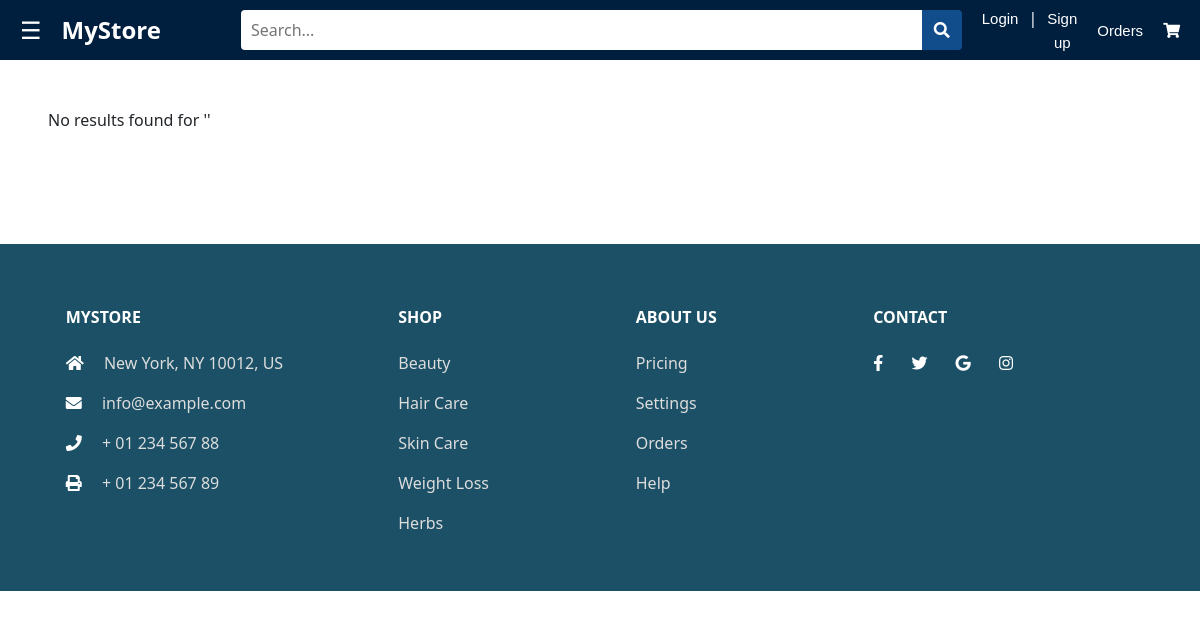
Page /custom_search/ on the committed database.
### shop/models.py (models this page shows, shortened)
class Category(models.Model):
    name = models.CharField(max_length=100, unique=True)
    image = models.ImageField(upload_to='products/', default='products/default.jpg')

### shop/views.py (the view)
# urls.py: path('custom_search/', views.custom_search, name='custom_search'),
def custom_search(request):
    query = request.GET.get('form', '')  # Get the search query from the "formm" input field
    results = []
    if query:
        results = Product.objects.filter(Q(name__icontains=query) | Q(category__name__icontains=query))
    return render(request, 'shop/search_results.html', {'query': query, 'results': results})

### shop/context_processors.py (called while the page is built)
def categories(request):
    from .models import Category
    categories = Category.objects.all()
    return {'categories': categories}

### shop/templates/shop/search_results.html (shortened to what this page needs)
{% extends 'shop/base.html' %}
{% block content %}
<html lang="en">
<head>
</head>
<body>
{% if results %}
<div class="container mt-5 mb-5">
    <h5 class="mb-5 mt-4">Search Results for '{{ query }}'</h5>
    <div class="row">
        {% for product in results %}
        <div class="col-md-3">
            <div class="card mb-3 " style="width: 15rem; text-wrap: wrap; white-space-collapse: collapse;">
                <a href="{% url 'product_detail' slug=product.slug %}" >
                <img src="{{ product.image.url }}" alt="{{ product.name }}" class="card-img-top"
                     style="height: 200px; ">
                <div class="card-body">
                    <p class="card-text mb-1">Some quick example text that is bold...</p>
                    <p class="card-text"> ${{ product.price }}</p>
                </div>
                </a>
            </div>
        </div>
        {% endfor %}
    </div>
</div>
{% else %}
<div class="col p-5">
    <p>No results found for '{{query}}'</p>
</div>
{% endif %}
{% endblock %}

### shop/templates/shop/base.html (shortened to what this page needs)
<!DOCTYPE html>
<html lang="en">
<head>
    {% load static %}
    <link href="https://cdn.jsdelivr.net/npm/bootstrap-icons/font/bootstrap-icons.css" rel="stylesheet">
    <link rel="stylesheet" href="https://cdnjs.cloudflare.com/ajax/libs/font-awesome/5.15.3/css/all.min.css">
    <link href="https://cdn.jsdelivr.net/npm/bootstrap@5.3.2/dist/css/bootstrap.min.css" rel="stylesheet">
    <link rel="stylesheet" type="text/css" href="{% static 'shop/css/index.css' %}">
</head>
<body>
    <header class="header">
        <div>
            <span class="menu-icon" onclick="openNav()">&#9776;</span>
        </div>
        <a href="{% url 'index' %}" class="logo">MyStore</a>
        <form action="{% url 'custom_search' %}" class="search-bar">
            <input type="text" class="search-input" name="form" placeholder="Search..." required>
            <button type="submit" class="search-button"><i class="fa fa-search"></i></button>
        </form>
        {% if user.is_authenticated %}
        <ul class="navbar-nav ml-auto">
            <li class="nav-item dropdown">
                <a class="nav-link dropdown-toggle" href="#" id="navbarDropdown" role="button" data-bs-toggle="dropdown" aria-expanded="false">
                    Hello, {{ user.first_name }}
                </a>
                <div class="dropdown-menu" aria-labelledby="navbarDropdown">
                    <a class="dropdown-item" href="{% url 'orders-history' %}">Order History</a>
                    <a class="dropdown-item" href="{% url 'logout' %}">Logout</a>
                </div>
            </li>
        </ul>
        {% else %}
        <ul class="header-links">
            <li><a href="{% url 'login' %}">Login</a></li>
            <li>|</li>
            <li><a style="margin-left:0px;" href="{% url 'register' %}">Sign up</a></li>
        </ul>
        {% endif %}
        <ul class="header-links">
            <li><a href="{% url 'orders-history' %}">Orders</a></li>
            <li><a href="{% url 'cart_view' %}"><i class="fas fa-shopping-cart"></i></a></li>
        </ul>
    </header>
    <main>
        {% block content %}
        {% endblock content %}
    </main>
    <footer class="text-center text-lg-start text-muted mt-5">
        <section class="text-color p-3 nd">
            <div class="container text-center text-md-start mt-5">
                <div class="row mt-3">
                    <div class="col-md-4 col-lg-3 col-xl-3 mx-auto mb-md-0 mb-4">
                        <h6 class="text-uppercase fw-bold mb-4">MyStore</h6>
                        <p><i class="fas fa-home me-3"></i> New York, NY 10012, US</p>
                        <p><i class="fas fa-envelope me-3"></i> info@example.com</p>
                        <p><i class="fas fa-phone me-3"></i> + 01 234 567 88</p>
                        <p><i class="fas fa-print me-3"></i> + 01 234 567 89</p>
                    </div>
                    <div class="col-md-2 col-lg-2 col-xl-2 mx-auto mb-4">
                        <h6 class="text-uppercase fw-bold mb-4">Shop</h6>
                        {% for category in categories %}
                        <p><a href="#!" class="text-reset">{{ category.name }}</a></p>
                        {% endfor %}
                    </div>
                    <div class="col-md-3 col-lg-2 col-xl-2 mx-auto mb-4">
                        <h6 class="text-uppercase fw-bold mb-4">About Us</h6>
                        <p><a href="#!" class="text-reset">Pricing</a></p>
                        <p><a href="#!" class="text-reset">Settings</a></p>
                        <p><a href="#!" class="text-reset">Orders</a></p>
                        <p><a href="#!" class="text-reset">Help</a></p>
                    </div>
                    <div class="col-md-3 col-lg-4 col-xl-3 mx-auto mb-4">
                        <h6 class="text-uppercase fw-bold mb-4">Contact</h6>
                        <a href="" class="me-4 text-reset"><i class="fab fa-facebook-f"></i></a>
                        <a href="" class="me-4 text-reset"><i class="fab fa-twitter"></i></a>
                        <a href="" class="me-4 text-reset"><i class="fab fa-google"></i></a>
                        <a href="" class="me-4 text-reset"><i class="fab fa-instagram"></i></a>
                    </div>
                </div>
            </div>
        </section>
    </footer>
</body>
</html>

### shop/static/shop/css/index.css (style rules this page uses)
body { margin: 0; padding: 0; }
.header { height: 60px; max-width: 100%; background-color: #001f3f; color: #fff; padding: 10px 20px; text-align: center; display: flex; justify-content: space-between; align-items: center; border: none; }
.header-links { list-style: none; padding: 0; margin: 0; display: flex; }
.header-links li { margin-left: 10px; }
.header-links a { color: #fff; text-decoration: none; margin-left: 10px; font-family: Arial, sans-serif; font-size: 15px; font-weight: 100; }
a { color: #fff; text-decoration: none; }
.search-bar { display: flex; justify-content: space-evenly; max-width: 770px; width: 100%; height: 40px; border-radius: 4px; margin-left: 60px; }
.search-button { background-color: #124d8b; padding-right: 12px; padding-left: 12px; border: none; border-top-right-radius: 4px; border-bottom-right-radius: 4px; cursor: pointer; }
.search-input { padding: 8px; border: none; outline: none; margin: 0; padding: 10px; width: 100%; margin-left: 20px; border-top-left-radius: 4px; border-bottom-left-radius: 4px; }
.logo { color: white; font-size: 24px; font-weight: bold; text-decoration: none; }
.menu-icon { font-size: 24px; margin-right: 20px; cursor: pointer; }
footer { width: 100%; background-color: #1b5066; color: white; bottom: 0; text-decoration: none; }
i { color: white; }
.text-color h6 { color: white; }
.text-color p { color: #ddd; }
p a { text-decoration: none; }

### shop/templates/shop/search_results.html (style rules this page uses)
a { color:black; }

### rows in the picture
Category: name "Beauty"
Category: name "Hair Care"
Category: name "Skin Care"
Category: name "Weight Loss"
Category: name "Herbs"
